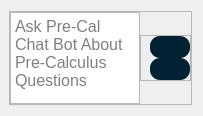
                     <widget class="QWidget" name="widget_6" native="true">
                      <property name="styleSheet">
                       <string notr="true">#widget_6{
	background-color: rgb(0, 52, 76);
	border-radius: 10px;
}</string>
                      </property>
                      <layout class="QVBoxLayout" name="verticalLayout_46">
                       <property name="leftMargin">
                        <number>9</number>
                       </property>
                       <item>
                        <widget class="QFrame" name="frame_33">
                         <property name="frameShape">
                          <enum>QFrame::StyledPanel</enum>
                         </property>
                         <property name="frameShadow">
                          <enum>QFrame::Raised</enum>
                         </property>
                         <layout class="QHBoxLayout" name="horizontalLayout_8">
                          <property name="spacing">
                           <number>0</number>
                          </property>
                          <property name="leftMargin">
                           <number>0</number>
                          </property>
                          <property name="topMargin">
                           <number>0</number>
                          </property>
                          <property name="rightMargin">
                           <number>0</number>
                          </property>
                          <property name="bottomMargin">
                           <number>0</number>
                          </property>
                          <item>
                           <widget class="QFrame" name="frame_9">
                            <property name="styleSheet">
                             <string notr="true">#frame_9{
	background-color: rgb(255, 255, 255);
	border-radius:10px;
}</string>
                            </property>
                            <property name="frameShape">
                             <enum>QFrame::StyledPanel</enum>
                            </property>
                            <property name="frameShadow">
                             <enum>QFrame::Raised</enum>
                            </property>
                            <layout class="QVBoxLayout" name="verticalLayout_44">
                             <property name="spacing">
                              <number>0</number>
                             </property>
                             <property name="leftMargin">
                              <number>0</number>
                             </property>
                             <property name="topMargin">
                              <number>0</number>
                             </property>
                             <property name="rightMargin">
                              <number>0</number>
                             </property>
                             <property name="bottomMargin">
                              <number>0</number>
                             </property>
                             <item>
                              <widget class="QTextEdit" name="chatSends_TextEdit">
                               <property name="font">
                                <font>
                                 <pointsize>12</pointsize>
                                </font>
                               </property>
                               <property name="styleSheet">
                                <string notr="true">color: rgb(0, 0, 0)</string>
                               </property>
                               <property name="sizeAdjustPolicy">
                                <enum>QAbstractScrollArea::AdjustToContentsOnFirstShow</enum>
                               </property>
                               <property name="html">
                                <string>&lt;!DOCTYPE HTML PUBLIC &quot;-//W3C//DTD HTML 4.0//EN&quot; &quot;http://www.w3.org/TR/REC-html40/strict.dtd&quot;&gt;
&lt;html&gt;&lt;head&gt;&lt;meta name=&quot;qrichtext&quot; content=&quot;1&quot; /&gt;&lt;style type=&quot;text/css&quot;&gt;
p, li { white-space: pre-wrap; }
&lt;/style&gt;&lt;/head&gt;&lt;body style=&quot; font-family:'MS Shell Dlg 2'; font-size:12pt; font-weight:400; font-style:normal;&quot;&gt;
&lt;p style=&quot;-qt-paragraph-type:empty; margin-top:0px; margin-bottom:0px; margin-left:0px; margin-right:0px; -qt-block-indent:0; text-indent:0px;&quot;&gt;&lt;br /&gt;&lt;/p&gt;&lt;/body&gt;&lt;/html&gt;</string>
                               </property>
                               <property name="placeholderText">
                                <string>Ask Pre-Cal Chat Bot About Pre-Calculus Questions</string>
                               </property>
                              </widget>
                             </item>
                            </layout>
                           </widget>
                          </item>
                          <item alignment="Qt::AlignVCenter">
                           <widget class="QFrame" name="frame_10">
                            <property name="frameShape">
                             <enum>QFrame::StyledPanel</enum>
                            </property>
                            <property name="frameShadow">
                             <enum>QFrame::Raised</enum>
                            </property>
                            <layout class="QVBoxLayout" name="verticalLayout_42">
                             <property name="spacing">
                              <number>0</number>
                             </property>
                             <property name="leftMargin">
                              <number>9</number>
                             </property>
                             <property name="topMargin">
                              <number>0</number>
                             </property>
                             <property name="rightMargin">
                              <number>0</number>
                             </property>
                             <property name="bottomMargin">
                              <number>0</number>
                             </property>
                             <item>
                              <widget class="QPushButton" name="checkEquation_Button">
                               <property name="toolTip">
                                <string>Display Equation</string>
                               </property>
                               <property name="styleSheet">
                                <string notr="true">#checkEquation_Button{
	background-color: rgb(0, 34, 50);	
	border-radius: 10px;
	padding: 4 4 4 4;
}
#checkEquation_Button:hover{
	background-color: rgb(145, 173, 179);
	border-radius: 20px
}
#checkEquation_Button:pressed{
	background-color: rgb(78, 93, 100);
}


</string>
                               </property>
                               <property name="text">
                                <string/>
                               </property>
                               <property name="icon">
                                <iconset resource="res.qrc">
                                 <normaloff>:/icons/icons/check-square.svg</normaloff>:/icons/icons/check-square.svg</iconset>
                               </property>
                               <property name="iconSize">
                                <size>
                                 <width>20</width>
                                 <height>20</height>
                                </size>
                               </property>
                              </widget>
                             </item>
                             <item>
                              <widget class="QPushButton" name="sendChat_Button">
                               <property name="toolTip">
                                <string>Send </string>
                               </property>
                               <property name="styleSheet">
                                <string notr="true">#sendChat_Button{
	background-color: rgb(0, 34, 50);	
	border-radius: 10px;
	padding: 4 4 4 4;
}
#sendChat_Button:hover{
	background-color: rgb(145, 173, 179);
	border-radius: 20px
}
#sendChat_Button:pressed{
	background-color: rgb(78, 93, 100);
}


</string>
                               </property>
                               <property name="text">
                                <string/>
                               </property>
                               <property name="icon">
                                <iconset resource="res.qrc">
                                 <normaloff>:/icons/icons/send.svg</normaloff>:/icons/icons/send.svg</iconset>
                               </property>
                               <property name="iconSize">
                                <size>
                                 <width>20</width>
                                 <height>20</height>
                                </size>
                               </property>
                              </widget>
                             </item>
                            </layout>
                           </widget>
                          </item>
                         </layout>
                        </widget>
                       </item>
                      </layout>
                     </widget>
